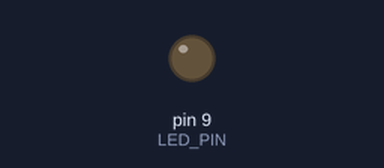
Simulated run of this sketch. Board: Arduino Uno, built with avr-gcc and run on an emulated ATmega328P. Shown: output pins drawn as LEDs (lit = HIGH).

Above: at 0.7 s.
At 1.85 s:
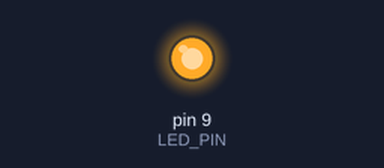
Timing chart, 0 to 5.2 s (numbered marks = the images above):
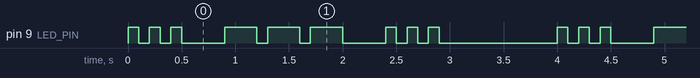

The sketch:

morse.ino
```cpp
#define LED_PIN 9
#define DOT 100
#define DASH DOT*3
#define PAUSE DOT // pause between parts of the same letter
#define LETTER_PAUSE DOT*3 // pause between letters
#define WORD_PAUSE DOT*7 // pause between words

#define SIGN_LEN 3

char ABC[] = {'s', 'o'};
int MORSE_ABC[][3] = {{DOT, DOT, DOT}, {DASH, DASH, DASH}};

void setup() {
  pinMode(LED_PIN, OUTPUT);
}

void loop() {
  morseLetter(0);
  morseLetter(1);
  morseLetter(0);
  delay(WORD_PAUSE);
}

void morseLetter(int letterPlace) {
  for (int i = 0; i < 3; i++) {
    digitalWrite(LED_PIN, 1);
    delay(MORSE_ABC[letterPlace][i]);
    digitalWrite(LED_PIN, 0);
    delay(PAUSE);
  }
  delay(LETTER_PAUSE);
}
```

Measured:
- by itself, pin 9 (LED_PIN): repeats every 4.0 s: 2 × (LOW 0.10 s, HIGH 0.10 s), LOW 0.40 s, 2 × (HIGH 0.30 s, LOW 0.10 s), HIGH 0.30 s, LOW 0.40 s, 2 × (HIGH 0.10 s, LOW 0.10 s), HIGH 0.10 s, LOW 1.1 s, HIGH 0.10 s
- by itself, everything shown: repeats every 4.0 s, in 18 steps
